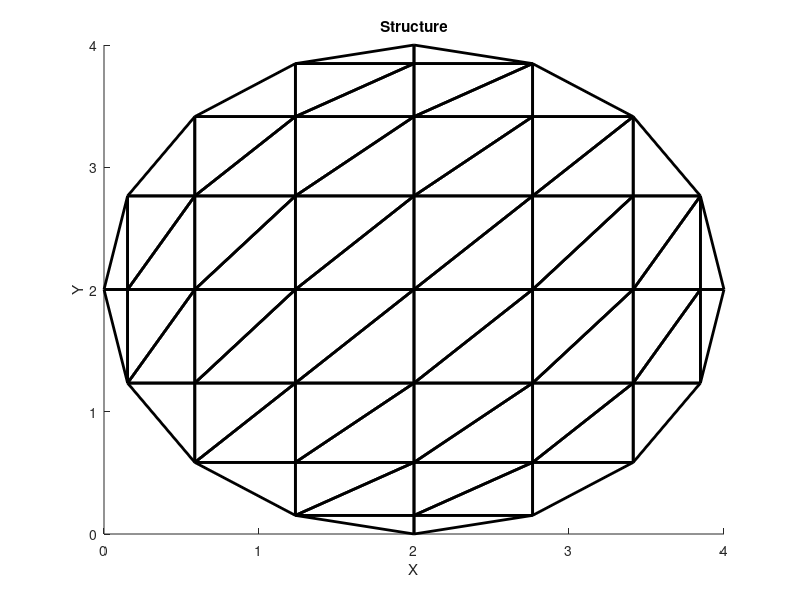
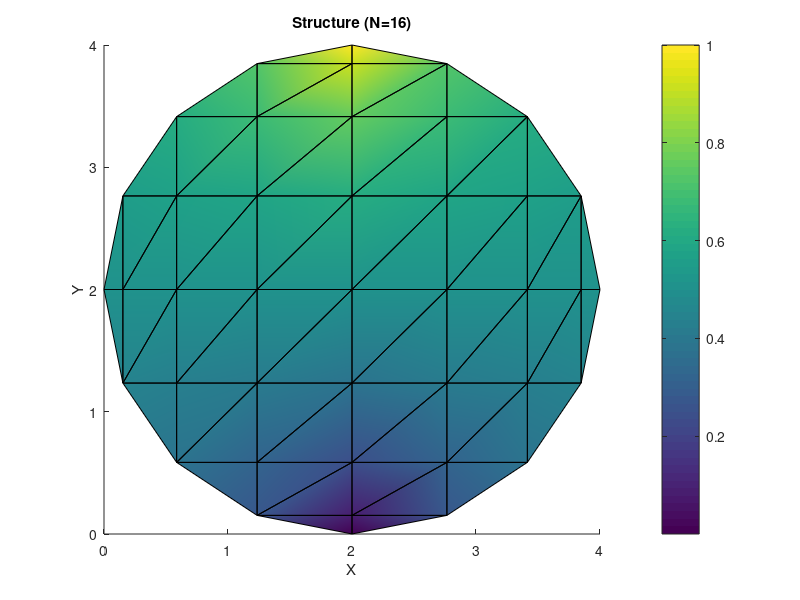

These figures' MATLAB source, in order:
clear; clc; close all;

% Read a vertex, element, potential data.
F = importdata("Element.txt");
V = importdata("Vertex.txt");
P = importdata("potential.txt");

% Visualize 
figure(1);
patch('Faces',F,'Vertices',V, 'FaceVertexCData',P, 'EdgeColor','black','FaceColor','none','LineWidth',2);
xlabel('X');
ylabel('Y');
title('Structure')

figure(2);
patch('Faces',F,'Vertices',V, 'FaceVertexCData',P, 'EdgeColor','black','FaceColor','interp');
title('Structure (N=16)')
xlabel('X');
ylabel('Y');
colorbar